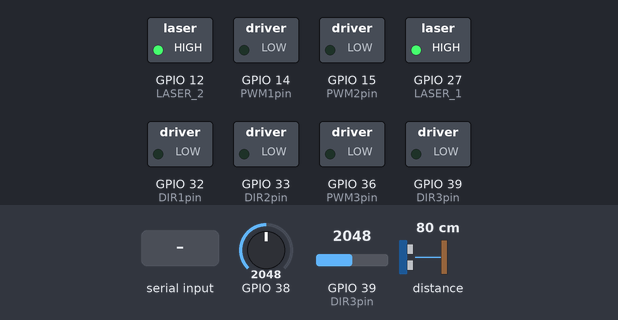
The sketch below on a simulated ESP32. Shown: switched loads named in the sketch (green lamp = pin HIGH). The inputs (shaded band) are chosen by the test bench; at power-on: GPIO 38 = 2048, GPIO 39 (DIR3pin) = 2048, distance to the obstacle 80 cm. Nothing arrives over Bluetooth unless stated.

Above: at 1.2 s.
1.3 s: "p" received over the second serial link
At 2.1 s:
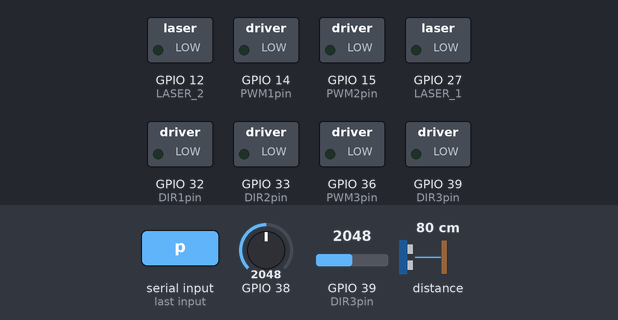
2.8 s: "w" received over the second serial link
At 3.3 s:
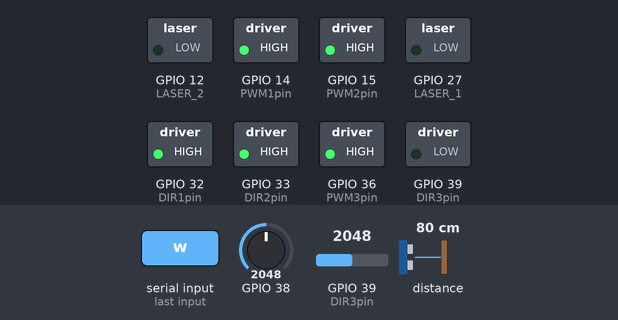
4.3 s: "o" received over the second serial link
At 5.5 s:
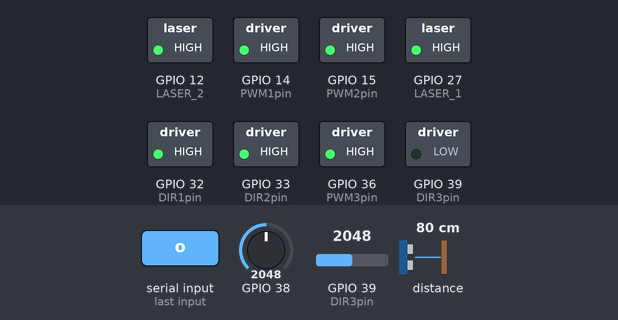
5.8 s: "s" received over the second serial link
At 7.0 s:
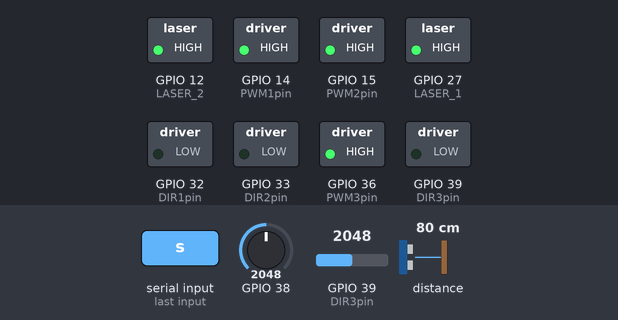
7.3 s: "r" received over the second serial link
At 8.3 s:
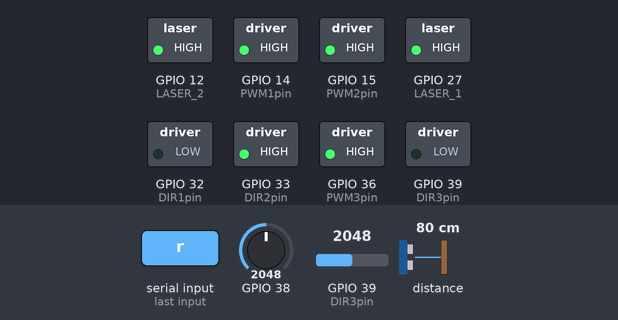
8.8 s: "l" received over the second serial link
At 9.5 s:
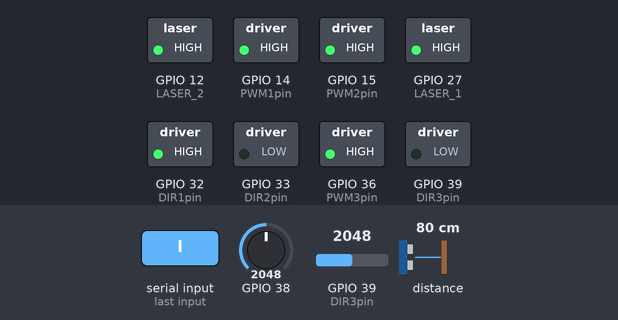
Timing chart, 0 to 11.3 s (numbered marks = the images above; inputs shaded):
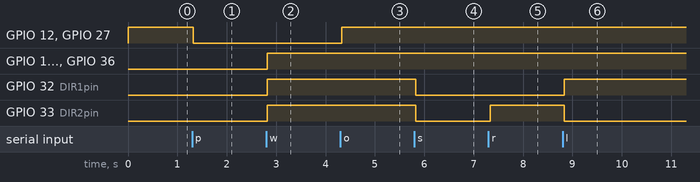

The sketch:

robot_bluetooth.ino
```cpp
#include <BluetoothSerial.h>
#include <Wire.h>
#include "BluetoothSerial.h"
#include <stdio.h>
#include <math.h>
#include <dummy.h>
#include <VL53L1X.h> //LIDAR sensor library
#include <LSM6.h>


BluetoothSerial SerialBT;

VL53L1X LIDAR;
LSM6 IMU;

int count = 0;
#define PWM1pin 14 //LEFT DRIVE MOTOR
#define DIR1pin 32
const int PWM1channel = 0;

#define PWM2pin 15 // RIGHT DRIVE MOTOR
#define DIR2pin 33
const int PWM2channel = 0;

#define PWM3pin 36 // TRAWLER MOTOR
#define DIR3pin 39
const int PWM3channel = 0;

#define LASER_1 27
#define LASER_2 12


void setup() {
  Serial.begin(115200);
  SerialBT.begin("A R N I E"); //Bluetooth device name
  //Serial.println("The device started, now you can pair it with bluetooth!");

  ledcSetup(PWM1channel,5000,8); // pwm channel, frequency, resolution in bits
  ledcAttachPin(PWM1pin,PWM1channel); // pin, pwm channel

  ledcSetup(PWM2channel,5000,8);
  ledcAttachPin(PWM2pin,PWM2channel);

  ledcSetup(PWM3channel,5000,8);
  ledcAttachPin(PWM3pin,PWM3channel);

  pinMode(DIR1pin, OUTPUT); // set direction pins to output
  pinMode(DIR2pin, OUTPUT);
  pinMode(DIR3pin, OUTPUT);

  ledcWrite(PWM1channel,0); // pwm channel, speed 0-255
  digitalWrite(DIR1pin, LOW); // set direction to cw/ccw

  ledcWrite(PWM2channel,0); // pwm channel, speed 0-255
  digitalWrite(DIR2pin, LOW); // set direction to cw/ccw

  ledcWrite(PWM3channel,0); // pwm channel, speed 0-255
  digitalWrite(DIR3pin, LOW); // set direction to cw/ccw

  //LASER INITIALIZATION
  pinMode(LASER_1, OUTPUT);
  digitalWrite(LASER_1, HIGH);
  pinMode(LASER_2, OUTPUT);
  digitalWrite(LASER_2, HIGH);

  Wire.begin();
  Wire.setClock(400000);

  LIDAR.setTimeout(500);
  if (!LIDAR.init()) {
    Serial.println("LIDAR 1 initialization failed");
    //while(1);
    }
  LIDAR.setDistanceMode(VL53L1X::Long);
  LIDAR.setMeasurementTimingBudget(33000);
  LIDAR.startContinuous(33);


}

void loop() {
  char c = 0;
  int an = 0;
  int i;


  update_sensors();

  if (Serial.available()) {
    SerialBT.write(Serial.read());
  }
  if (SerialBT.available()) {
    //Serial.write(SerialBT.read());

    c = SerialBT.read();

    // LASER TOGGLE
    if(c == 'o'){
      digitalWrite(LASER_1,HIGH);
      digitalWrite(LASER_2,HIGH);
    }
    if(c == 'p'){
      digitalWrite(LASER_1, LOW);
      digitalWrite(LASER_2, LOW);
    }


    else if (c == 'x'){
      count = count + 1;
      for (i=0; i<100; i++){
        SerialBT.print("x ");
        SerialBT.print(i);
        SerialBT.print(" ");
        SerialBT.println(int(50*sin(2*3.14/50*i+count)));
      }
    }
    else if (c == 'c') {
      SerialBT.println("c 1");
    }

    // DRIVE CONTROLS
    else if (c == 'w') { //FORWARD
      digitalWrite(DIR1pin, HIGH);
      digitalWrite(DIR2pin, HIGH);
      for (int vfinal = 0; vfinal <= 256; vfinal += 4 ) {
        ledcWrite(PWM1channel, vfinal);
        ledcWrite(PWM2channel, vfinal);
      }

    }
    else if (c == 's') { //REVERSE
      digitalWrite(DIR1pin, LOW);
      digitalWrite(DIR2pin, LOW);
      for (int vfinal = 0; vfinal <= 256; vfinal += 4 ) {
        ledcWrite(PWM1channel, vfinal);
        ledcWrite(PWM2channel, vfinal);
      }
    }
    else if (c == 'r'){ //RIGHT TURN
      digitalWrite(DIR1pin,LOW);
      digitalWrite(DIR2pin, HIGH);

      for (int vfinal = 0; vfinal <= 256; vfinal += 4 ) {
        ledcWrite(PWM1channel, vfinal);
        ledcWrite(PWM2channel, vfinal);
      }

    }
    else if (c == 'l'){ //LEFT TURN
      digitalWrite(DIR1pin,HIGH);
      digitalWrite(DIR2pin, LOW);

      for (int vfinal = 0; vfinal <= 256; vfinal += 4 ) {
        ledcWrite(PWM1channel, vfinal);
        ledcWrite(PWM2channel, vfinal);
      }
    }
    else if (c == 'b') { // BRAKE
      for (int vfinal = 256; vfinal >= 0; vfinal -= 4) {
        ledcWrite(PWM1channel, vfinal);
        ledcWrite(PWM2channel, vfinal);
        ledcWrite(PWM3channel, vfinal);
      }

    }

    // BLOCK INTAKE CONTROLS
    else if (c=='q') { // CAPTURE BLOCKS
      digitalWrite(DIR3pin, LOW);
      for (int vfinal = 0; vfinal <= 256; vfinal += 4 ) {
        ledcWrite(PWM3channel, vfinal);
      }
    }
    else if (c == 'e') { // EXPEL BLOCKS
      digitalWrite(DIR3pin, HIGH);
      for (int vfinal = 0; vfinal <= 256; vfinal += 4 ) {
        ledcWrite(PWM3channel, vfinal);
      }
    }

  }
  delay(20);
}

void update_sensors() {
      int LIDAR_RANGE;
      int PT_1_VOLTAGE;
      int PT_2_VOLTAGE;

      LIDAR_RANGE = LIDAR.readRangeContinuousMillimeters();
      PT_1_VOLTAGE = analogRead(A2);
      PT_2_VOLTAGE = analogRead(A3);

      SerialBT.print("a ");
      SerialBT.print(LIDAR_RANGE);
      SerialBT.print(" ");
      SerialBT.print(PT_1_VOLTAGE);
      SerialBT.print(" ");
      SerialBT.println(PT_2_VOLTAGE);

}
```

Measured:
- after the input at 1.3 s, GPIO 12 (LASER_2), GPIO 27 (LASER_1): HIGH → LOW at once
- after the input at 2.8 s, GPIO 14 (PWM1pin), GPIO 15 (PWM2pin), GPIO 32 (DIR1pin), GPIO 33 (DIR2pin), GPIO 36 (PWM3pin): LOW → HIGH at once
- after the input at 4.3 s, GPIO 12 (LASER_2), GPIO 27 (LASER_1): LOW → HIGH at once
- after the input at 5.8 s, GPIO 32 (DIR1pin), GPIO 33 (DIR2pin): HIGH → LOW at once
- after the input at 7.3 s, GPIO 33 (DIR2pin): LOW → HIGH at once
- after the input at 8.8 s, GPIO 32 (DIR1pin): LOW → HIGH at once; GPIO 33 (DIR2pin): HIGH → LOW at once
